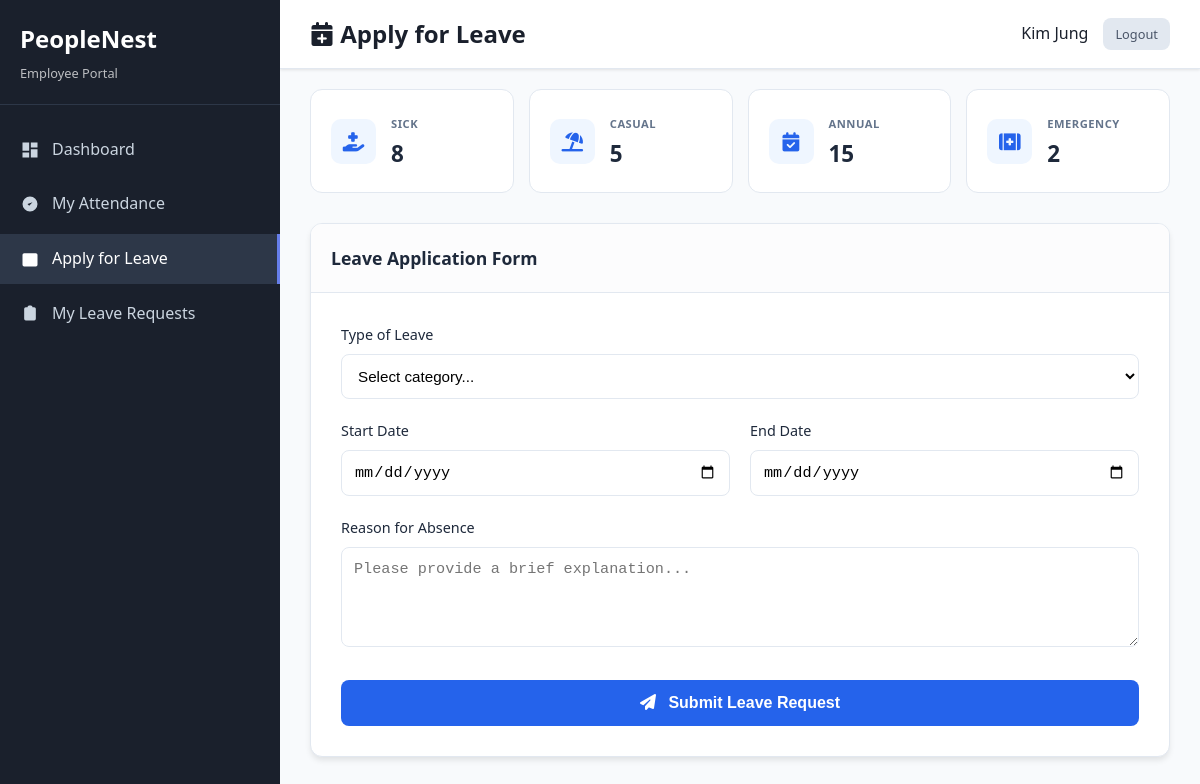
/apply-leave.php (signed in), run on the app's committed database.
### tables this page shows
CREATE TABLE `employees` (
  `id` int(11) NOT NULL,
  `user_id` int(11) DEFAULT NULL,
  `employee_id` varchar(20) NOT NULL,
  `first_name` varchar(50) NOT NULL,
  `last_name` varchar(50) NOT NULL,
  `leave_balance` int(11) DEFAULT 20,
  `email` varchar(100) NOT NULL,
  `phone` varchar(15) DEFAULT NULL,
  `department` varchar(50) NOT NULL,
  `designation` varchar(50) NOT NULL,
  `hire_date` date NOT NULL,
  `salary` decimal(10,2) DEFAULT NULL,
  `status` enum('active','inactive') DEFAULT 'active',
  `created_at` timestamp NOT NULL DEFAULT current_timestamp(),
  `updated_at` timestamp NOT NULL DEFAULT current_timestamp() ON UPDATE current_timestamp(),
  `sick_balance` int(11) DEFAULT 10,
  `casual_balance` int(11) DEFAULT 7,
  `annual_balance` int(11) DEFAULT 15,
  `maternity_balance` int(11) DEFAULT 90,
  `emergency_balance` int(11) DEFAULT 3
);

### apply-leave.php (the view, shortened to what this page needs)
<?php
$database = new Database();
$conn = $database->getConnection();
$query = "SELECT * FROM employees WHERE user_id = ?";
$stmt = $conn->prepare($query);
$stmt->execute([$_SESSION['user_id']]);
$employee = $stmt->fetch(PDO::FETCH_ASSOC);
?>
<!DOCTYPE html>
<html lang="en">
<head>
    <link rel="stylesheet" href="assets/css/style.css">
    <link rel="stylesheet" href="https://cdnjs.cloudflare.com/ajax/libs/font-awesome/6.4.0/css/all.min.css">
</head>
<body>
    <div class="dashboard-layout">
        <?php include 'includes/employee-sidebar.php'; ?>
        <div class="main-content">
            <div class="top-bar">
                <h1 class="page-title"><i class="fa-solid fa-calendar-plus"></i> Apply for Leave</h1>
                <div class="user-menu">
                    <span class="user-name"><?php echo htmlspecialchars($_SESSION['full_name']); ?></span>
                    <a href="logout.php" class="btn btn-secondary btn-sm">Logout</a>
                </div>
            </div>
            <div class="content-area">
                <div class="balance-grid">
                    <div class="leave-stat-card">
                        <div class="icon-box"><i class="fa-solid fa-hand-holding-medical"></i></div>
                        <div class="stat-info"><small>Sick</small><h3><?php echo $employee['sick_balance']; ?></h3></div>
                    </div>
                    <div class="leave-stat-card">
                        <div class="icon-box"><i class="fa-solid fa-umbrella-beach"></i></div>
                        <div class="stat-info"><small>Casual</small><h3><?php echo $employee['casual_balance']; ?></h3></div>
                    </div>
                    <div class="leave-stat-card">
                        <div class="icon-box"><i class="fa-solid fa-calendar-check"></i></div>
                        <div class="stat-info"><small>Annual</small><h3><?php echo $employee['annual_balance']; ?></h3></div>
                    </div>
                    <div class="leave-stat-card">
                        <div class="icon-box"><i class="fa-solid fa-kit-medical"></i></div>
                        <div class="stat-info"><small>Emergency</small><h3><?php echo $employee['emergency_balance']; ?></h3></div>
                    </div>
                </div>
                <div class="application-card">
                    <div class="card-header">
                        <h2>Leave Application Form</h2>
                    </div>
                    <div class="card-body">
                        <form method="POST">
                            <div style="margin-bottom: 20px;">
                                <label class="form-label">Type of Leave</label>
                                <select name="leave_type" class="input-style" required>
                                    <option value="" disabled selected>Select category...</option>
                                </select>
                            </div>
                            <div style="display:flex; gap:20px; margin-bottom:20px;">
                                <div style="flex:1;">
                                    <label class="form-label">Start Date</label>
                                    <input type="date" id="start_date" name="start_date" class="input-style" required min="<?php echo date('Y-m-d'); ?>">
                                </div>
                                <div style="flex:1;">
                                    <label class="form-label">End Date</label>
                                    <input type="date" id="end_date" name="end_date" class="input-style" required min="<?php echo date('Y-m-d'); ?>">
                                </div>
                            </div>
                            <div style="margin-bottom: 25px;">
                                <label class="form-label">Reason for Absence</label>
                                <textarea name="reason" class="input-style" placeholder="Please provide a brief explanation..." required style="min-height:100px; resize: vertical;"></textarea>
                            </div>
                            <button type="submit" class="btn-submit">
                                <i class="fa-solid fa-paper-plane" style="margin-right:8px;"></i> Submit Leave Request
                            </button>
                        </form>
                    </div>
                </div>
            </div>
        </div>
    </div>
</body>
</html>

### assets/css/style.css (style rules this page uses)
* { margin: 0; padding: 0; box-sizing: border-box; }
body { font-family: "Segoe UI", Tahoma, Geneva, Verdana, sans-serif; line-height: 1.6; color: #333; background-color: #f8fafc; }
.btn { padding: 12px 24px; border: none; border-radius: 8px; font-size: 16px; font-weight: 500; cursor: pointer; transition: all 0.3s ease; text-decoration: none; display: inline-block; text-align: center; }
.dashboard-layout { display: flex; min-height: 100vh; }
.main-content { flex: 1; margin-left: 280px; background-color: #f8fafc; }
.top-bar { background: white; padding: 15px 30px; border-bottom: 1px solid #e2e8f0; display: flex; justify-content: space-between; align-items: center; box-shadow: 0 1px 3px rgba(0, 0, 0, 0.1); }
.page-title { font-size: 1.5rem; font-weight: 600; color: #1a202c; }
.user-menu { display: flex; align-items: center; gap: 15px; }
.user-name { font-weight: 500; color: #1a202c; }
.content-area { padding: 30px; }
.card-header { padding: 20px 25px; border-bottom: 1px solid #e2e8f0; }
.card-body { padding: 25px; }
.btn-secondary { background-color: #e2e8f0; color: #4a5568; }
.btn-sm { padding: 6px 12px; font-size: 0.8rem; }

### apply-leave.php (style rules this page uses)
:root { --primary-blue: #2563eb; --bg-light: #f8fafc; --border-color: #e2e8f0; --text-main: #1e293b; --text-muted: #64748b; }
.content-area { max-width: 900px; margin: 0 auto; padding: 20px; }
.balance-grid { display: grid; grid-template-columns: repeat(auto-fit, minmax(160px, 1fr)); gap: 15px; margin-bottom: 30px; }
.leave-stat-card { background: #fff; padding: 20px; border-radius: 12px; border: 1px solid var(--border-color); display: flex; align-items: center; gap: 15px; transition: transform 0.2s; }
.icon-box { width: 45px; height: 45px; border-radius: 10px; background: #eff6ff; color: var(--primary-blue); display: flex; align-items: center; justify-content: center; font-size: 1.2rem; }
.stat-info small { color: var(--text-muted); font-weight: 600; text-transform: uppercase; font-size: 0.7rem; letter-spacing: 0.5px; }
.stat-info h3 { margin: 0; color: var(--text-main); font-size: 1.4rem; }
.application-card { background: #fff; border-radius: 12px; box-shadow: 0 4px 6px -1px rgba(0, 0, 0, 0.1); overflow: hidden; border: 1px solid var(--border-color); }
.card-header { background: #fcfcfd; padding: 20px; border-bottom: 1px solid var(--border-color); }
.card-header h2 { margin: 0; font-size: 1.1rem; color: var(--text-main); }
.card-body { padding: 30px; }
.form-label { display: block; margin-bottom: 8px; font-weight: 500; color: var(--text-main); font-size: 0.9rem; }
.input-style { width: 100%; padding: 12px; border: 1px solid var(--border-color); border-radius: 8px; font-size: 0.95rem; transition: border-color 0.2s; background: #fff; }
.btn-submit { background: var(--primary-blue); color: white; padding: 14px 28px; border: none; border-radius: 8px; font-weight: 600; cursor: pointer; width: 100%; font-size: 1rem; transition: background 0.2s; }

### data on the page
employees: sick_balance "8", casual_balance "5", annual_balance "15", emergency_balance "2"

### other printed values
$_SESSION['full_name'] "Kim Jung"
